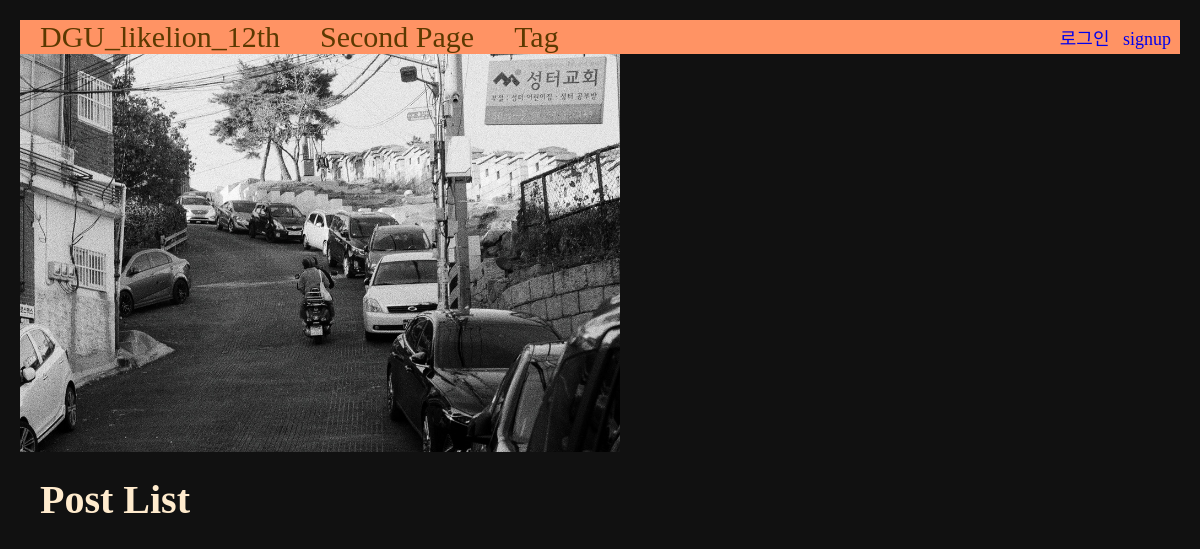
/second/, run on an earlier commit of the app's database.
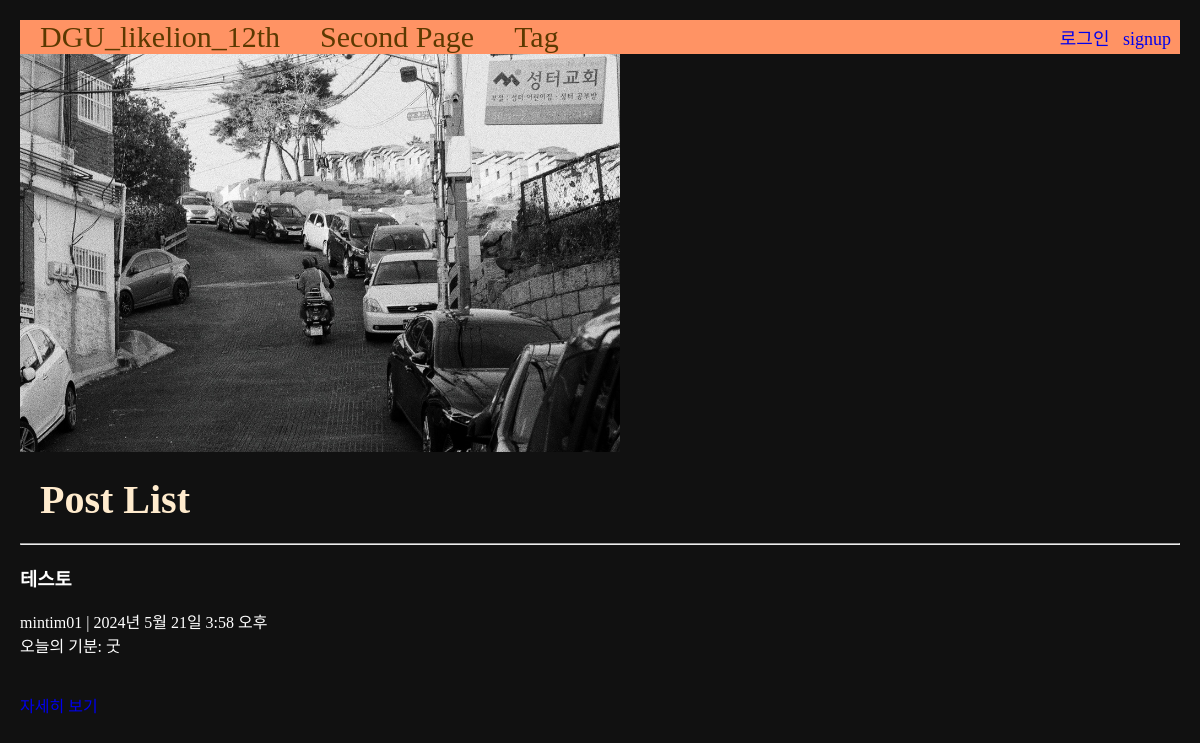
And on a later commit of the database.
### main/models.py (models this page shows, shortened)
class Post(models.Model):
    title = models.CharField(max_length=50)
    writer = models.ForeignKey(User, null=False, blank=False, on_delete=models.CASCADE)
    body = models.TextField()
    pub_date = models.DateTimeField()
    image = models.ImageField(upload_to="post/", blank=True, null=True)
    feel = models.CharField(max_length=50)
    tags = models.ManyToManyField(Tag, related_name='posts', blank=True)
    like = models.ManyToManyField(User, related_name="likes", blank=True)
    like_count = models.PositiveIntegerField(default=0)
    def summary(self):
        return self.body[:20]

### main/views.py (the view)
# urls.py: path('second/' , secondpage , name="secondpage"),
def secondpage(request):
    posts = Post.objects.all()
    return render(request , 'main/secondpage.html', {'posts' : posts})

### main/templates/main/secondpage.html (shortened to what this page needs)
{% extends "base.html" %}
{% load static %}
{% block content %}
<div>
  <img src="{% static "images/logo2.jpeg" %}" alt="logo2" width="600px">
  <h1 class="contents">Post List</h1>
    {% for post in posts %}
      <div>
        <hr/>
        <h3>{{post.title}}</h3>
        {{post.writer}} | {{post.pub_date}}<br>
        오늘의 기분: {{post.feel}}<br>
        <a href="{% url 'main:detail' post.id %}"><br><br>자세히 보기</a>
        <br>
      </div>
    {% endfor %}
  </div>
{% endblock content %}

What changed in the data, as far as the page shows it:
added Post: title "테스토", writer "mintim01", pub_date "2024년 5월 21일 3:58 오후", feel "굿"
